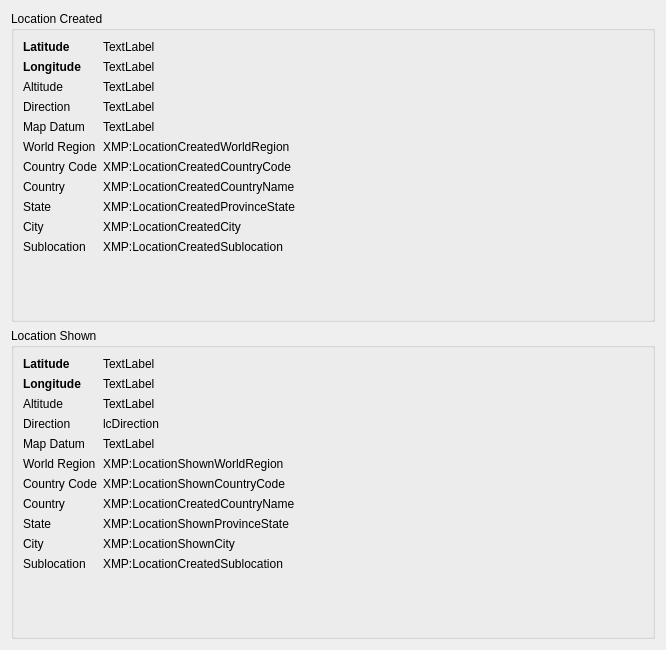
<?xml version="1.0" encoding="UTF-8"?>
<ui version="4.0">
 <class>MetadataGPS</class>
 <widget class="QWidget" name="MetadataGPS">
  <property name="geometry">
   <rect>
    <x>0</x>
    <y>0</y>
    <width>666</width>
    <height>650</height>
   </rect>
  </property>
  <property name="windowTitle">
   <string>Form</string>
  </property>
  <layout class="QVBoxLayout" name="verticalLayout">
   <item>
    <widget class="QGroupBox" name="groupBox_3">
     <property name="title">
      <string>Location Created</string>
     </property>
     <layout class="QVBoxLayout" name="verticalLayout_4">
      <item>
       <layout class="QFormLayout" name="formLayout_2">
        <item row="0" column="0">
         <widget class="QLabel" name="label_24">
          <property name="font">
           <font>
            <weight>75</weight>
            <bold>true</bold>
           </font>
          </property>
          <property name="text">
           <string>Latitude</string>
          </property>
         </widget>
        </item>
        <item row="0" column="1">
         <widget class="QLabel" name="lcLatitude">
          <property name="text">
           <string>TextLabel</string>
          </property>
         </widget>
        </item>
        <item row="1" column="0">
         <widget class="QLabel" name="label_26">
          <property name="font">
           <font>
            <weight>75</weight>
            <bold>true</bold>
           </font>
          </property>
          <property name="text">
           <string>Longitude</string>
          </property>
         </widget>
        </item>
        <item row="1" column="1">
         <widget class="QLabel" name="lcLongitude">
          <property name="text">
           <string>TextLabel</string>
          </property>
         </widget>
        </item>
        <item row="2" column="0">
         <widget class="QLabel" name="label_28">
          <property name="text">
           <string>Altitude</string>
          </property>
         </widget>
        </item>
        <item row="3" column="0">
         <widget class="QLabel" name="label_29">
          <property name="text">
           <string>Direction</string>
          </property>
         </widget>
        </item>
        <item row="4" column="0">
         <widget class="QLabel" name="label_30">
          <property name="text">
           <string>Map Datum</string>
          </property>
         </widget>
        </item>
        <item row="5" column="0">
         <widget class="QLabel" name="label_31">
          <property name="text">
           <string>World Region</string>
          </property>
         </widget>
        </item>
        <item row="6" column="0">
         <widget class="QLabel" name="label_32">
          <property name="text">
           <string>Country Code</string>
          </property>
         </widget>
        </item>
        <item row="7" column="0">
         <widget class="QLabel" name="label_33">
          <property name="text">
           <string>Country</string>
          </property>
         </widget>
        </item>
        <item row="8" column="0">
         <widget class="QLabel" name="label_34">
          <property name="text">
           <string>State</string>
          </property>
         </widget>
        </item>
        <item row="9" column="0">
         <widget class="QLabel" name="label_35">
          <property name="text">
           <string>City</string>
          </property>
         </widget>
        </item>
        <item row="10" column="0">
         <widget class="QLabel" name="label_36">
          <property name="text">
           <string>Sublocation</string>
          </property>
         </widget>
        </item>
        <item row="2" column="1">
         <widget class="QLabel" name="lcAltitude">
          <property name="text">
           <string>TextLabel</string>
          </property>
         </widget>
        </item>
        <item row="3" column="1">
         <widget class="QLabel" name="lcDirection">
          <property name="text">
           <string>TextLabel</string>
          </property>
         </widget>
        </item>
        <item row="4" column="1">
         <widget class="QLabel" name="lcMapDatum">
          <property name="text">
           <string>TextLabel</string>
          </property>
         </widget>
        </item>
        <item row="6" column="1">
         <widget class="QLabel" name="lcCountryCode">
          <property name="text">
           <string>XMP:LocationCreatedCountryCode</string>
          </property>
         </widget>
        </item>
        <item row="10" column="1">
         <widget class="QLabel" name="lcSublocation">
          <property name="text">
           <string>XMP:LocationCreatedSublocation</string>
          </property>
         </widget>
        </item>
        <item row="7" column="1">
         <widget class="QLabel" name="lcCountryName">
          <property name="text">
           <string>XMP:LocationCreatedCountryName</string>
          </property>
         </widget>
        </item>
        <item row="5" column="1">
         <widget class="QLabel" name="lcWorldRegion">
          <property name="text">
           <string>XMP:LocationCreatedWorldRegion</string>
          </property>
         </widget>
        </item>
        <item row="8" column="1">
         <widget class="QLabel" name="lcProvinceState">
          <property name="text">
           <string>XMP:LocationCreatedProvinceState</string>
          </property>
         </widget>
        </item>
        <item row="9" column="1">
         <widget class="QLabel" name="lcCity">
          <property name="text">
           <string>XMP:LocationCreatedCity</string>
          </property>
         </widget>
        </item>
       </layout>
      </item>
     </layout>
    </widget>
   </item>
   <item>
    <widget class="QGroupBox" name="groupBox">
     <property name="title">
      <string>Location Shown</string>
     </property>
     <layout class="QVBoxLayout" name="verticalLayout_2">
      <item>
       <layout class="QFormLayout" name="formLayout">
        <item row="0" column="0">
         <widget class="QLabel" name="label">
          <property name="font">
           <font>
            <weight>75</weight>
            <bold>true</bold>
           </font>
          </property>
          <property name="text">
           <string>Latitude</string>
          </property>
         </widget>
        </item>
        <item row="0" column="1">
         <widget class="QLabel" name="lsLatitude">
          <property name="text">
           <string>TextLabel</string>
          </property>
         </widget>
        </item>
        <item row="1" column="0">
         <widget class="QLabel" name="label_8">
          <property name="font">
           <font>
            <weight>75</weight>
            <bold>true</bold>
           </font>
          </property>
          <property name="text">
           <string>Longitude</string>
          </property>
         </widget>
        </item>
        <item row="1" column="1">
         <widget class="QLabel" name="lsLongitude">
          <property name="text">
           <string>TextLabel</string>
          </property>
         </widget>
        </item>
        <item row="2" column="0">
         <widget class="QLabel" name="label_2">
          <property name="text">
           <string>Altitude</string>
          </property>
         </widget>
        </item>
        <item row="3" column="0">
         <widget class="QLabel" name="label_3">
          <property name="text">
           <string>Direction</string>
          </property>
         </widget>
        </item>
        <item row="4" column="0">
         <widget class="QLabel" name="label_4">
          <property name="text">
           <string>Map Datum</string>
          </property>
         </widget>
        </item>
        <item row="5" column="0">
         <widget class="QLabel" name="label_5">
          <property name="text">
           <string>World Region</string>
          </property>
         </widget>
        </item>
        <item row="6" column="0">
         <widget class="QLabel" name="label_6">
          <property name="text">
           <string>Country Code</string>
          </property>
         </widget>
        </item>
        <item row="7" column="0">
         <widget class="QLabel" name="label_7">
          <property name="text">
           <string>Country</string>
          </property>
         </widget>
        </item>
        <item row="8" column="0">
         <widget class="QLabel" name="label_9">
          <property name="text">
           <string>State</string>
          </property>
         </widget>
        </item>
        <item row="9" column="0">
         <widget class="QLabel" name="label_10">
          <property name="text">
           <string>City</string>
          </property>
         </widget>
        </item>
        <item row="10" column="0">
         <widget class="QLabel" name="label_11">
          <property name="text">
           <string>Sublocation</string>
          </property>
         </widget>
        </item>
        <item row="2" column="1">
         <widget class="QLabel" name="lsAltitude">
          <property name="text">
           <string>TextLabel</string>
          </property>
         </widget>
        </item>
        <item row="3" column="1">
         <widget class="QLabel" name="lsDirection">
          <property name="text">
           <string>lcDirection</string>
          </property>
         </widget>
        </item>
        <item row="4" column="1">
         <widget class="QLabel" name="lsMapDatum">
          <property name="text">
           <string>TextLabel</string>
          </property>
         </widget>
        </item>
        <item row="6" column="1">
         <widget class="QLabel" name="lsCountryCode">
          <property name="text">
           <string>XMP:LocationShownCountryCode</string>
          </property>
         </widget>
        </item>
        <item row="10" column="1">
         <widget class="QLabel" name="lsSublocation">
          <property name="text">
           <string>XMP:LocationCreatedSublocation</string>
          </property>
         </widget>
        </item>
        <item row="7" column="1">
         <widget class="QLabel" name="lsCountryName">
          <property name="text">
           <string>XMP:LocationCreatedCountryName</string>
          </property>
         </widget>
        </item>
        <item row="5" column="1">
         <widget class="QLabel" name="lsWorldRegion">
          <property name="text">
           <string>XMP:LocationShownWorldRegion</string>
          </property>
         </widget>
        </item>
        <item row="8" column="1">
         <widget class="QLabel" name="lsProvinceState">
          <property name="text">
           <string>XMP:LocationShownProvinceState</string>
          </property>
         </widget>
        </item>
        <item row="9" column="1">
         <widget class="QLabel" name="lsCity">
          <property name="text">
           <string>XMP:LocationShownCity</string>
          </property>
         </widget>
        </item>
       </layout>
      </item>
     </layout>
    </widget>
   </item>
  </layout>
 </widget>
 <resources/>
 <connections/>
</ui>
